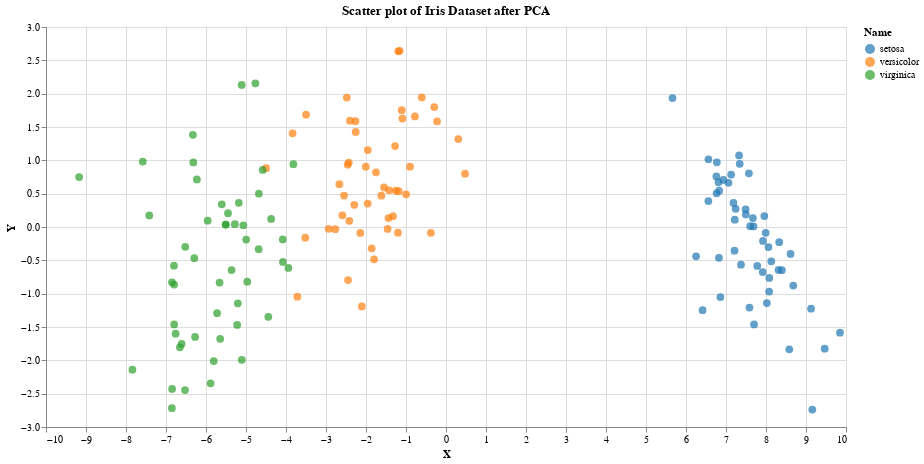

This figure's notebook cell:
### Markdown cell above
### Altair and Interactive Visualizations

For interactive visualization we have [altair](https://altair-viz.github.io/) which is based on a visualization framework called [vega](https://vega.github.io/).

### Code cell
projected_data['Name'] = [ iris['target_names'][i] for i in projected_data['Species'] ]

alt.Chart(projected_data).mark_circle(size=60).encode(
    x='X',
    y='Y',
    color = {'field': 'Name',
             'scale': {'scheme': 'category10' }
            },
    tooltip=['Name']
).properties(
    title = 'Scatter plot of Iris Dataset after PCA',
    width = 800,
    height = 400
).interactive()

### Figure 1 — Vega-Lite specification as saved in the notebook (floating-point values rounded to 4 significant figures; data arrays with more than 128 entries replaced by an {"elided": "..."} marker saying what was removed)
{"config": {"view": {"continuousWidth": 300, "continuousHeight": 300}}, "data": {"name": "data-5ce2b4a7e038d7d63b1b4ed76c06543a"}, "mark": {"type": "circle", "size": 60}, "encoding": {"color": {"field": "Name", "scale": {"scheme": "category10"}}, "tooltip": [{"field": "Name", "type": "nominal"}], "x": {"field": "X", "type": "quantitative"}, "y": {"field": "Y", "type": "quantitative"}}, "height": 400, "params": [{"name": "param_1", "select": {"type": "interval", "encodings": ["x", "y"]}, "bind": "scales"}], "title": "Scatter plot of Iris Dataset after PCA", "width": 800, "$schema": "https://vega.github.io/schema/vega-lite/v5.20.1.json", "datasets": {"data-5ce2b4a7e038d7d63b1b4ed76c06543a": {"elided": "150 records"}}}
